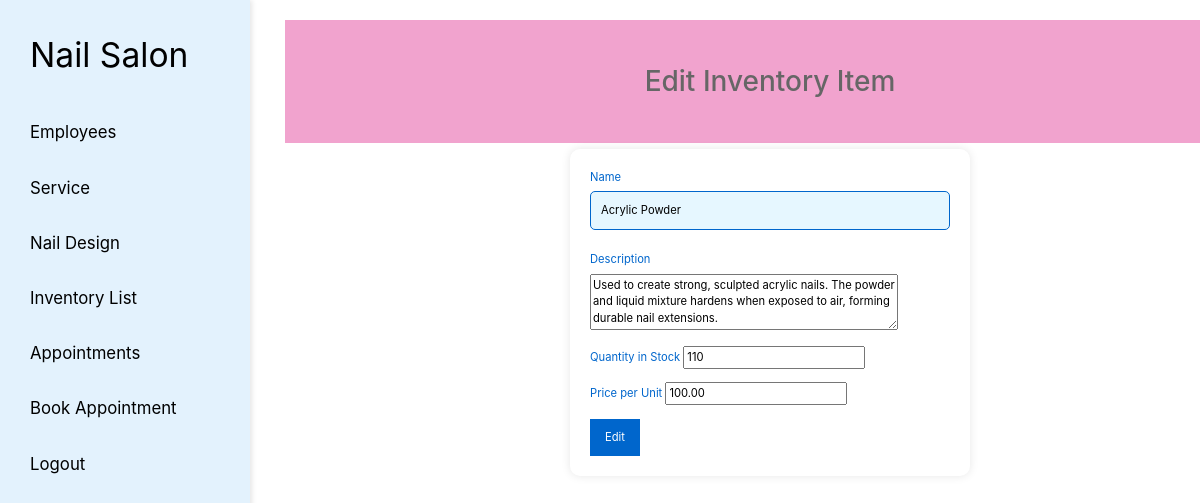
The app's page /edit/2/ (signed in) with its own data.
### appointments/models.py (models this page shows, shortened)
class Inventory(models.Model):
    name = models.CharField(max_length=255)  # Product or supply name
    description = models.TextField(null=True, blank=True)  # Product details or usage description
    quantity_in_stock = models.PositiveIntegerField()  # Current stock level
    price_per_unit = models.DecimalField(max_digits=10, decimal_places=2)  # Price per unit of the product

### appointments/views.py (the view)
# urls.py: path('edit/<int:pk>/', views.inventory_edit, name='inventory_edit'),
@user_passes_test(is_admin)
def inventory_edit(request, pk):
    inventory_item = get_object_or_404(Inventory, pk=pk)
    if request.method == 'POST':
        form = InventoryForm(request.POST, instance=inventory_item)
        if form.is_valid():
            form.save()
            return redirect('appointments:inventory_list')
    else:
        form = InventoryForm(instance=inventory_item)
    return render(request, 'appointments/inventory_form.html', {'form': form, 'action': 'Edit'})

### appointments/forms.py
class InventoryForm(forms.ModelForm):
    class Meta:
        model = Inventory
        fields = ['name', 'description', 'quantity_in_stock', 'price_per_unit']
        widgets = {
            'description': forms.Textarea(attrs={'rows': 3}),
        }

### appointments/views.py (called while the page is built)
def is_admin(user):
    return user.is_staff

### appointments/templates/appointments/inventory_form.html (shortened to what this page needs)
{% extends 'appointments/base.html' %}
{% block content %}
<div class="container" style="width: 1000px; ">
<h1>{{ action }} Inventory Item</h1>
<form method="POST" class="custom-form">
    <div class="form-group">
        <label for="{{ form.name.id_for_label }}">Name</label>
        {{ form.name }}
    </div>
    <div class="form-group">
        <label for="{{ form.description.id_for_label }}">Description</label>
        {{ form.description }}
    </div>
    <div class="form-group">
        <label for="{{ form.quantity_in_stock.id_for_label }}">Quantity in Stock</label>
        {{ form.quantity_in_stock }}
    </div>
    <div class="form-group">
        <label for="{{ form.price_per_unit.id_for_label }}">Price per Unit</label>
        {{ form.price_per_unit }}
    </div>
    <button type="submit" class="submit-button">{{ action }}</button>
</form>
</div>
{% endblock %}

### static/css/mine.css (style rules this page uses)
html { font-size: 70%; scroll-behavior: smooth; scroll-padding-top: 6rem; overflow-x: hidden; }
*, *::before, *::after { box-sizing: border-box; }
body { display: flex; margin: 0; font-family: Arial, sans-serif; height: 100vh; overflow: hidden; }
body { margin: 0; padding: 0; font-family: Arial, sans-serif; min-width: 320px; }
form { align-items: center; padding-top: 400px; max-width: 400px; margin: auto; background-color: #fff; padding: 20px; border-radius: 10px; box-shadow: 0 0 10px rgba(0, 0, 0, 0.1); width: 100%; }
div { margin-bottom: 15px; }
label { display: block; margin-bottom: 5px; color: #0066cc; }
h1 { text-align: center; font-size: 2rem; color: #666; padding: 4rem; margin: 3rem 0; background-color: #f1a3ce; z-index: 30; }
input[type="text"], input[type="email"] { width: 100%; padding: 10px; margin-bottom: 10px; box-sizing: border-box; border: 1px solid #0066cc; border-radius: 5px; background-color: #e6f7ff; }
button { padding: 10px 15px; background-color: #0066cc; color: white; border: none; border-radius: 5px; cursor: pointer; margin-right: 10px; }

### records on screen
Inventory: name "Acrylic Powder", description "Used to create strong, sculpted acrylic nails. The powder and liquid mixture hardens when exposed to air, forming durable nail extensions.", quantity_in_stock "110", price_per_unit "100.00"

### other values on screen
{{ action }} "Edit"
